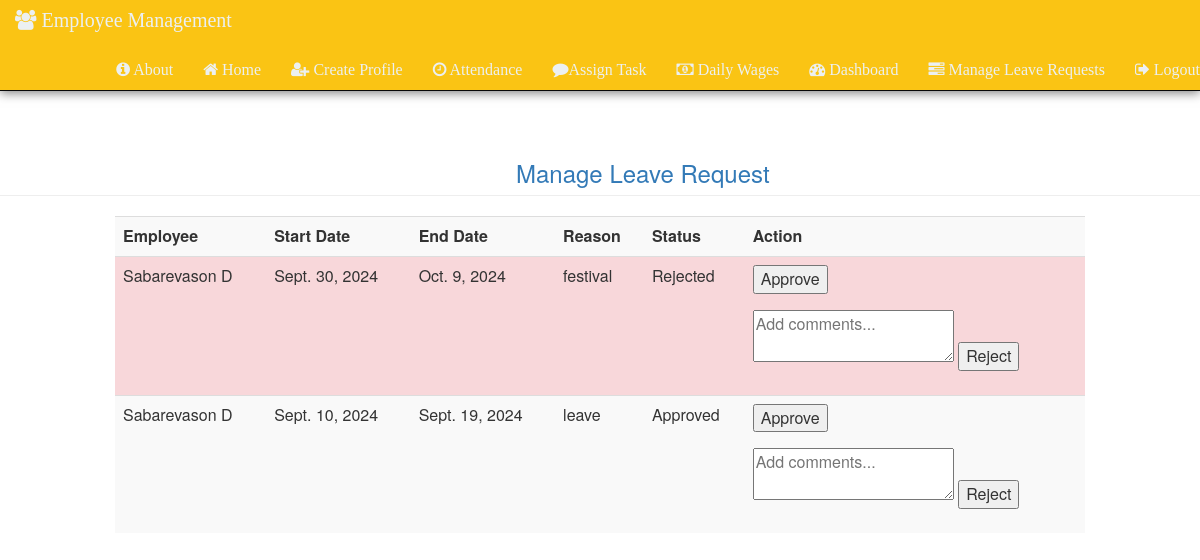
Screenshot of /manage-leave-requests/ (signed in) with the database file from the repository.
### Admin_Panel/models.py (models this page shows, shortened)
class LeaveRequest(models.Model):
    employee = models.ForeignKey(Emp_Data, on_delete=models.CASCADE)  # Link to employee
    start_date = models.DateField()
    end_date = models.DateField()
    reason = models.TextField()
    STATUS_CHOICES = [
        ('Pending', 'Pending'),
        ('Approved', 'Approved'),
        ('Rejected', 'Rejected'),
    ]
    status = models.CharField(max_length=10, choices=STATUS_CHOICES, default='Pending')
    admin_comments = models.TextField(blank=True, null=True)  # Admin can leave comments when approving/rejecting

class Emp_Data(models.Model):
    user = models.OneToOneField(User, on_delete=models.CASCADE, null=True, blank=True)
    EmpId=models.IntegerField(default="")
    Email=models.EmailField(max_length=50,default="")
    FirstName=models.CharField(max_length=50,default="")
    LastName=models.CharField(max_length=50,default="")
    Age=models.IntegerField(default="")
    Department=models.CharField(max_length=50,default="")
    Address=models.CharField(max_length=100,default="")
    ProfilePicture = models.ImageField(upload_to='profile_pictures/', null=True, blank=True)
    CTC = models.DecimalField(max_digits=10, decimal_places=2, default=0.00)
    GrossSalary = models.DecimalField(max_digits=10, decimal_places=2, default=0.00)

### Admin_Panel/views.py (the view)
# urls.py: path('manage-leave-requests/', views.manage_leave_requests, name='manage_leave_requests'),  # Admin views leave requests
@login_required
def manage_leave_requests(request):
    if not request.user.is_staff:  # Ensure only admin users can access
        return redirect('leave_status')
    leave_requests = LeaveRequest.objects.all()
    return render(request, 'manage_leave_requests.html', {'leave_requests': leave_requests})

### templates/Admin_Panel/manage_leave_requests.html (shortened to what this page needs)
{% extends "index.html" %}
{% block content %}
<h3 class="page-header text-primary" style="padding-top: 10%; padding-left: 43%; display: flex;">Manage Leave Request</h3>
<div class="d-flex justify-content-center pt-5">
    <div class="col-md-offset-1 col-md-10">
        <table class="table table-striped">
            <tr>
                <th>Employee</th>
                <th>Start Date</th>
                <th>End Date</th>
                <th>Reason</th>
                <th>Status</th>
                <th>Action</th>
            </tr>
            {% for leave in leave_requests %}
            <tr {% if leave.status == 'Approved' %} class="table-success" {% elif leave.status == 'Rejected' %} class="table-danger" {% endif %}>
                <td>{{ leave.employee.FirstName }} {{ leave.employee.LastName }}</td>
                <td>{{ leave.start_date }}</td>
                <td>{{ leave.end_date }}</td>
                <td>{{ leave.reason }}</td>
                <td>{{ leave.status }}</td>
                <td>
                    <form method="post" action="{% url 'approve_reject_leave' leave.id 'approve' %}">
                        <button type="submit">Approve</button>
                    </form>
                    <form method="post" action="{% url 'approve_reject_leave' leave.id 'reject' %}">
                        <textarea name="admin_comments" placeholder="Add comments..."></textarea>
                        <button type="submit">Reject</button>
                    </form>
                </td>
            </tr>
            {% endfor %}
        </table>
    </div>
</div>
{% endblock content %}

### templates/Utilities/index.html (shortened to what this page needs)
{% include "header.html" %}
{% include "navbar.html" %}
<html>
    <head>
			{% load static %}
    </head>
	<body>
		{% block content %}{% endblock %}
    </body>
</html>

### templates/Utilities/header.html (shortened to what this page needs)
{% load static %}
<link rel="stylesheet" href="{% static 'bootstrap/css/bootstrap.min.css'%}">
<link rel="stylesheet" href="{% static '/css/style.css'%}">
<link rel="stylesheet" href="{% static '/myfont/css/all.min.css' %}">
<link rel="stylesheet" href="https://cdnjs.cloudflare.com/ajax/libs/font-awesome/4.7.0/css/font-awesome.min.css">

### templates/Utilities/navbar.html (shortened to what this page needs)
{% include "header.html" %}
<nav class="navbar navbar-inverse navbar-fixed-top">
        <div class="navbar-header">
            <a href="{% url 'main' %}" class="navbar-brand" ><i class="fa fa-users"></i> Employee Management</a>
        </div>
        <ul class="nav navbar-nav navbar-right">
            {% if user.is_authenticated %}
                <li><a href="{% url 'About' %}"><i class="fa fa-info-circle"></i> About</a></li>
                <li><a href="{% url 'Home' %}"><i class="fa fa-home"></i> Home</a></li>
                <li><a href="{% url 'Add_Employee' %}"><i class="fa fa-user-plus"></i> Create Profile</a></li>
                <li><a href="{% url 'attendance' %}"><i class="fa fa-clock-o"></i> Attendance</a></li>
                {% if user.is_superuser %}
                    <li><a href="{% url 'assign_task' %}"> <i class="fa fa-comment"></i>Assign Task</a>
                    <li><a href="{% url 'award_wages' %}"> <i class="fa fa-money"></i> Daily Wages</a>
                    <li><a href="{% url 'Dashboard' %}"><i class="fa fa-dashboard"></i> Dashboard</a></li>
                    <li><a href="{% url 'manage_leave_requests' %}"><i class="fa fa-tasks"></i> Manage Leave Requests</a></li>
                {% endif %}
            {% else %}
                <li><a href="{% url 'admin:index' %}"><i class="fa fa-user"></i> Admin Login</a></li>
                <li><a href="{% url 'Login' %}"><i class="fa fa-user"></i> User Login</a></li>
                <li><a href="{% url 'Register' %}"><i class="fa fa-users"></i> Register</a></li>
            {% endif %}
            {% if user.is_authenticated %}
            <li><a href="{% url 'Logout' %}"><i class="fa fa-sign-out" aria-hidden="true"></i> Logout</a></li>
            {% endif %}
        </ul>
</nav>

### static/css/style.css (style rules this page uses)
.navbar { font-family: 'Times New Roman', serif; background-color: #fac414; color: #aed0d9; box-shadow: 0 2px 10px rgba(0, 0, 0, 0.5); position: fixed; top: 0; width: 100%; z-index: 1000; }
.navbar .navbar-header { margin: 0; }
.navbar .navbar-brand { font-size: 20px; color: #ecf0f1; padding: 10px 15px; transition: color 0.3s; }
.navbar-inverse .navbar-nav > li > a { color: #ecf0f1; font-size: 16px; padding: 10px 15px; transition: color 0.3s, background-color 0.3s; }
.table-success { background-color: #6AD946 }
.table-danger { background-color: #f8d7da }

### rows the page displays
LeaveRequest: employee.FirstName "Sabarevason", employee.LastName "D", start_date "Sept. 30, 2024", end_date "Oct. 9, 2024", reason "festival", status "Rejected"
LeaveRequest: employee.FirstName "Sabarevason", employee.LastName "D", start_date "Sept. 10, 2024", end_date "Sept. 19, 2024", reason "leave", status "Approved"
